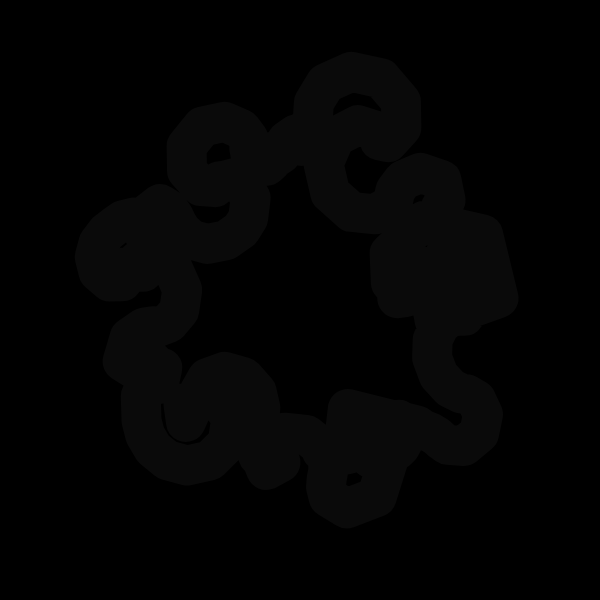
Frame 1 (no input)
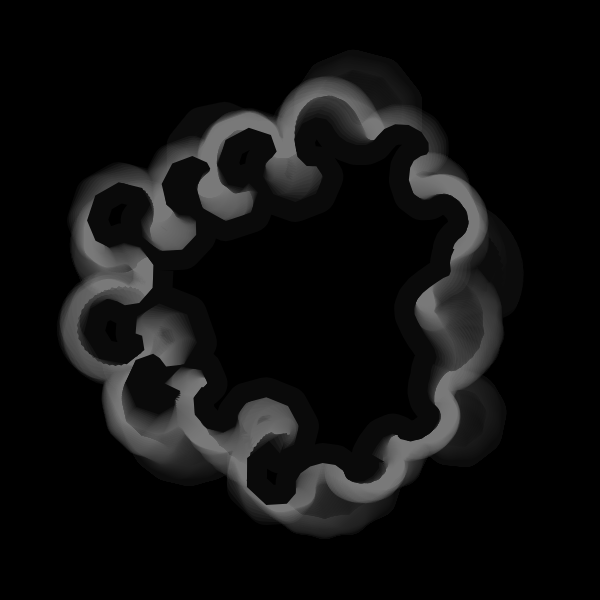
Frame 60 (no input)
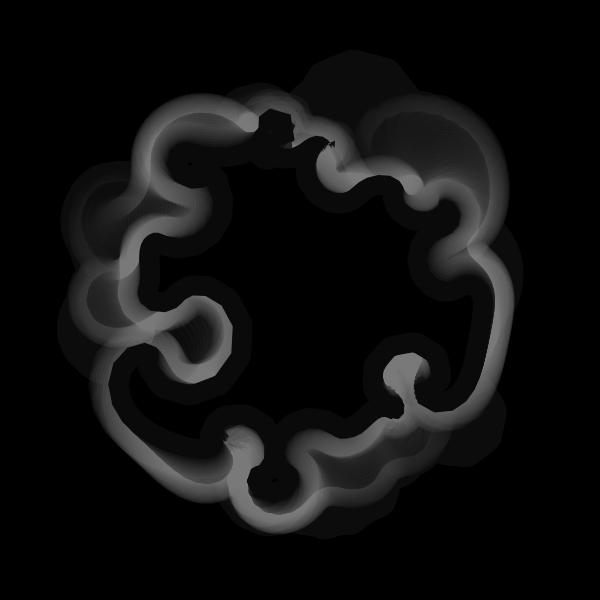
Frame 120 (the mouse pressed at the canvas centre since frame 60)

The p5.js sketch that drew these frames (run headless with seeded random() and noise() and a simulated clock; from frame 60 on, the mouse is pressed at the canvas centre):

// p5.js sketch
// ── sketch.js
//forked from kusakari 

let _aryLine = [];

let _minWidth;



function setObject() {
  _minWidth = min(width, height) * 0.8;
  strokeWeight(_minWidth/40);
  stroke(255);
  noFill();
  strokeJoin(ROUND);
  let numLine = 1;
  for (let i = 0; i < numLine; i++) {
    _aryLine[i] = new BendLine();
  }
}

function setup() {
  w = 600;
  var canvas;
    if(windowWidth>=600 && windowHeight >=600){
      canvas = createCanvas(600, 600);
    }
    else{
      canvas = createCanvas(windowWidth, windowHeight - 100);
    }

  var x = (windowWidth - width) / 2;
  var y = (windowHeight - height) / 2;

  canvas.position(x, y);
  background(0);
  setObject();
}



class BendLine {
  constructor() {
    this.r = _minWidth / 3;
    this.numPoints = 200;
    this.aryXy = [];
    for (let i = 0; i < this.numPoints; i++) {
      let ang = 2*PI / this.numPoints * i;
      this.aryXy[i] = createVector(this.r * cos(ang), this.r * sin(ang));
    }
    
    this.numBend = 10;
    this.aryRParameter = [];
    for (let i = 0; i < this.numBend; i++) {
      this.aryRParameter[i] = [this.r / 30 * 1**i, random(2*PI), 2*PI / random(100, 500)];//[max, init, speed]
    }
    this.aryinitAngParameter = [];
    for (let i = 0; i < this.numBend; i++) {
      this.aryinitAngParameter[i] = [2*PI, random(2*PI), 2*PI / random(200, 1000)];//[max, init, speed]
    }
    this.aryAngStep = [];
    for (let i = 0; i < this.numBend; i++) {
      this.aryAngStep[i] = 2*PI / this.numPoints * int(random(3, 8 + i));
    }
    this.numCycle = 4;
  }
  update() {
    this.updateR();
    this.updateInitAng();
    this.newAryXy = this.aryXy;
    for (let i = 0; i < this.numBend; i++) {
      this.newAryXy = bend(this.newAryXy, this.aryR[i], this.aryinitAng[i], this.aryAngStep[i], this.numCycle);
    }
  }
  updateR() {
    this.aryR = [];
    for (let i = 0; i < this.aryRParameter.length; i++) {
      this.aryR[i] = this.aryRParameter[i][0] * (sin(this.aryRParameter[i][1] + this.aryRParameter[i][2] * frameCount));
    }
  }
  updateInitAng() {
    this.aryinitAng = [];
    for (let i = 0; i < this.aryinitAngParameter.length; i++) {
      this.aryinitAng[i] = this.aryinitAngParameter[i][1] + this.aryinitAngParameter[i][0] * (cos(this.aryinitAngParameter[i][2] * frameCount));
    }
  }
  draw() {
    beginShape();
    for (let i = 0; i < this.newAryXy.length; i++) {
      vertex(this.newAryXy[i].x, this.newAryXy[i].y);
    }
    endShape(CLOSE);
  }
}

function bend(aryXy, r, initAng, angStep, numCycle) {
  let aryXy2 = aryXy;
  for (let j = 0; j < numCycle; j++) {
    let aryXyNew = [];
    for (let i = 0; i < aryXy2.length; i++) {
      let xy_1_2 = p5.Vector.sub(aryXy2[(i+1)%aryXy2.length], aryXy2[i]);
      let ang = initAng + angStep * i;
      xy_1_2.rotate(-PI/2).setMag(r * sin(ang));
      let xy = p5.Vector.add(aryXy2[i], xy_1_2);
      aryXyNew.push(xy);
    }
    aryXy2 = aryXyNew;
  }

  return aryXy2;
}

function draw() {
  background(0, 10);
  fill(0,0, 0)
  stroke(255, 10)
  strokeWeight(40)
  translate(width/2, height/2);
  for (let i = 0; i < _aryLine.length; i++) {
    _aryLine[i].update();
    _aryLine[i].draw();
  }
}
